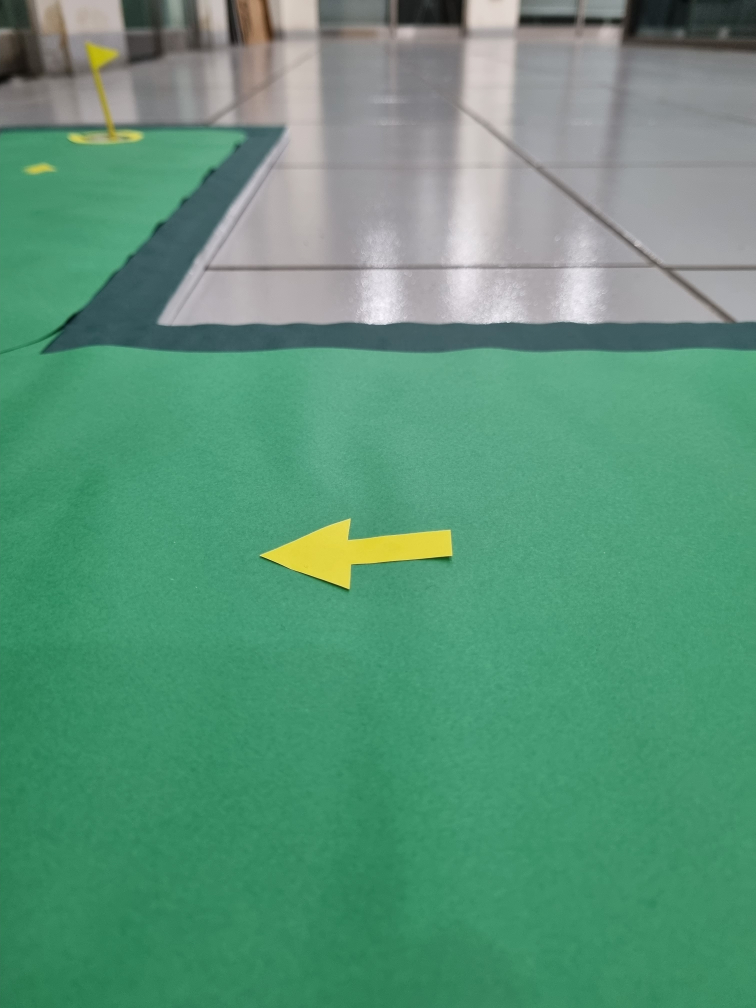
#> input picture arrow3.jpg, 3024 x 4032 px (shown at 1/4 size)
$ python arrow_vertex.py
#> lines starting #> are read from the running program, lines starting #| are printed output that depends on the picture; after the words box and inside, x2 and y2 are one past the last pixel; in counts of white or black regions, pixels touching at a corner belong together
import cv2
import numpy as np

image = cv2.imread("arrow3.jpg", cv2.COLOR_BGR2GRAY)
#> image is the input picture: shape (4032, 3024, 3); mean B, G, R 120.7, 148.3, 91.6
# 이미지의 크기를 절반으로 조절
height, width = image.shape[:2]
#> height = 4032; width = 3024
image = cv2.resize(image, (int(width * 0.2), int(height * 0.2)))
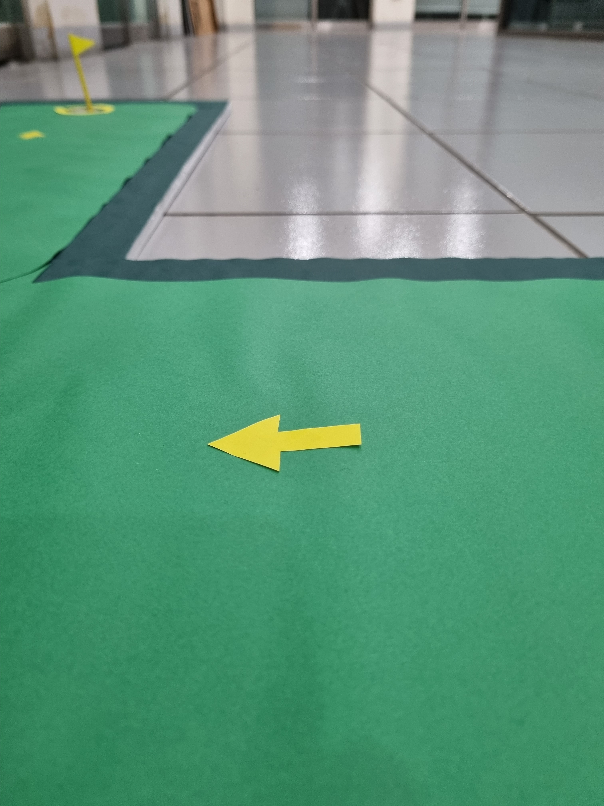
#> image: shape (806, 604, 3); mean B, G, R 120.6, 148.1, 91.5

hsv = cv2.cvtColor(image, cv2.COLOR_BGR2HSV)
#> hsv: shape (806, 604, 3); mean H, S, V 78.9, 105, 149.6
yellow_mask = cv2.inRange(hsv, np.array([20, 50, 100]), np.array([35, 240, 255]))
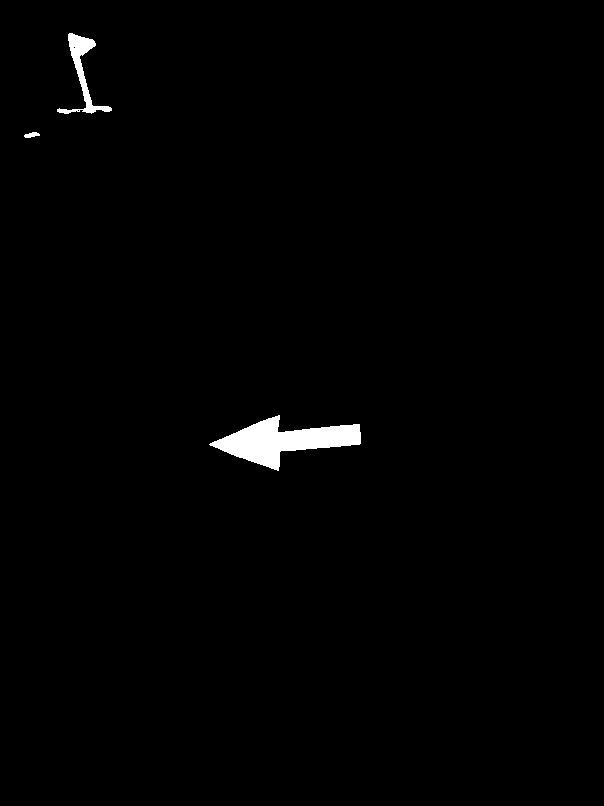
#> yellow_mask: shape (806, 604); 1% white; 3 white regions

# 윤곽선 검출
contours, _ = cv2.findContours(yellow_mask, cv2.RETR_EXTERNAL, cv2.CHAIN_APPROX_SIMPLE)
#> contours = 3 contours; box (x1, y1, x2, y2) and area: (209, 415, 361, 471) 3600, (57, 33, 112, 114) 875, (24, 132, 40, 138) 46
# 윤곽선 그리기
cv2.drawContours(image, contours, -1, (0, 255, 0), 3)
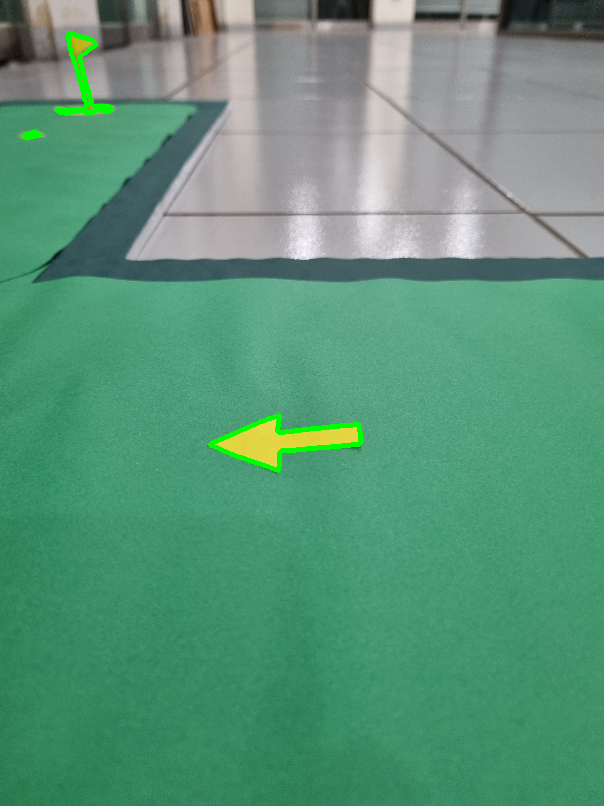
#> image: shape (806, 604, 3); 0.65% of pixels changed, all inside (x1, y1, x2, y2) = (22, 31, 363, 473)

for contour in contours:
    if cv2.contourArea(contour) > 1500:
        arrow_contour = contour
#> this loop made 3 passes

curvatures = []

# 곡률 값의 임계값 설정
# threshold_curvature = 0.13
threshold_curvature = 0.13

k = 7  # 이웃 점들의 수
for i in range(len(arrow_contour)):
    pt1 = arrow_contour[i - k]
    pt2 = arrow_contour[i]
    pt3 = arrow_contour[(i + k) % len(arrow_contour)]

    cv2.circle(image, tuple(pt1[0]), 3, (255, 0, 0), -1)
    cv2.circle(image, tuple(pt2[0]), 3, (255, 0, 0), -1)
    cv2.circle(image, tuple(pt3[0]), 3, (255, 0, 0), -1)

    triangle_area = abs(pt1[0][0] * (pt2[0][1] - pt3[0][1]) + pt2[0][0] * (pt3[0][1] - pt1[0][1]) + pt3[0][0] * (pt1[0][1] - pt2[0][1])) / 2.0
    a = np.linalg.norm(pt1 - pt2)
    b = np.linalg.norm(pt2 - pt3)
    c = np.linalg.norm(pt3 - pt1)
    curvature = (4 * triangle_area) / (a * b * c)
    if curvature > threshold_curvature:
      curvatures.append(curvature)
#> this loop made 154 passes
#> (pt1, pt2, pt3, triangle_area, a, b, c, curvature) on passes 1 to 3: ([[278, 432]], [[278, 415]], [[267, 419]], 93.5, 17, 11.7, 17.03, 0.11), ([[277, 431]], [[277, 416]], [[266, 419]], 82.5, 15, 11.4, 16.28, 0.119), ([[277, 427]], [[275, 416]], [[265, 420]], 59, 11.18, 10.77, 13.89, 0.141)
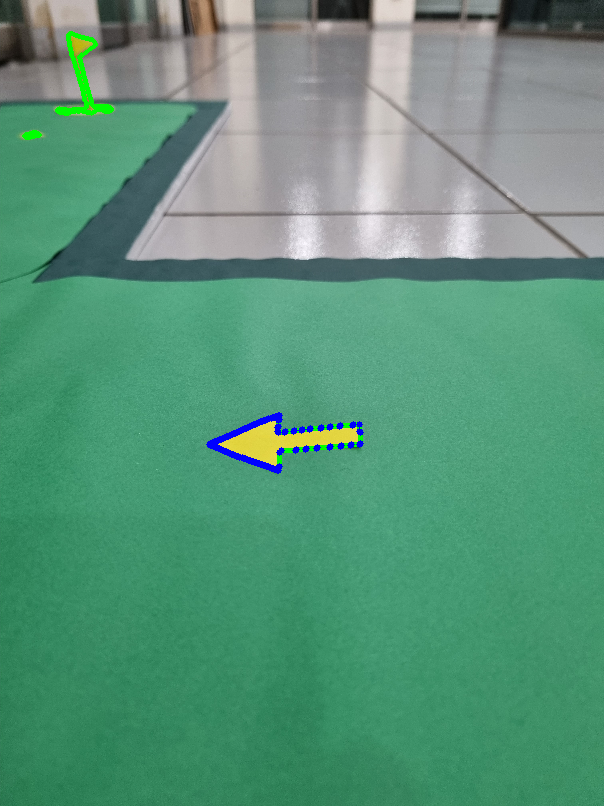
#> image: shape (806, 604, 3); 0.37% of pixels changed, all inside (x1, y1, x2, y2) = (206, 412, 364, 474)
#> after the loop, curvatures = [0.141, 0.152, 0.2, 0.212, 0.218, 0.191, 0.207, 0.2, 0.176]

for i, curvature in enumerate(curvatures):
    if curvature > threshold_curvature:
        cv2.circle(image, tuple(arrow_contour[i][0]), 5, (255, 0, 0), -1)  # 파란색으로 점 그리기
#> this loop made 9 passes
#> curvature on passes 1 to 9: 0.141, 0.152, 0.2, 0.212, 0.218, 0.191, 0.207, 0.2, 0.176
#> image: shape (806, 604, 3); 0.01% of pixels changed, all inside (x1, y1, x2, y2) = (262, 410, 284, 425)

# 최대 곡률을 가진 점 찾기
tip_point = tuple(arrow_contour[np.argmax(curvatures)][0])
#> tip_point = (272, 417)


cv2.circle(image, tip_point, 5, (0, 0, 255), -1)
#> image: shape (806, 604, 3); mean B, G, R 120.8, 147.8, 90.4
cv2.imshow("Arrow Tip Point", image)
cv2.waitKey(0)
cv2.destroyAllWindows()

$ run again, with arrow2.jpg copied over arrow3.jpg
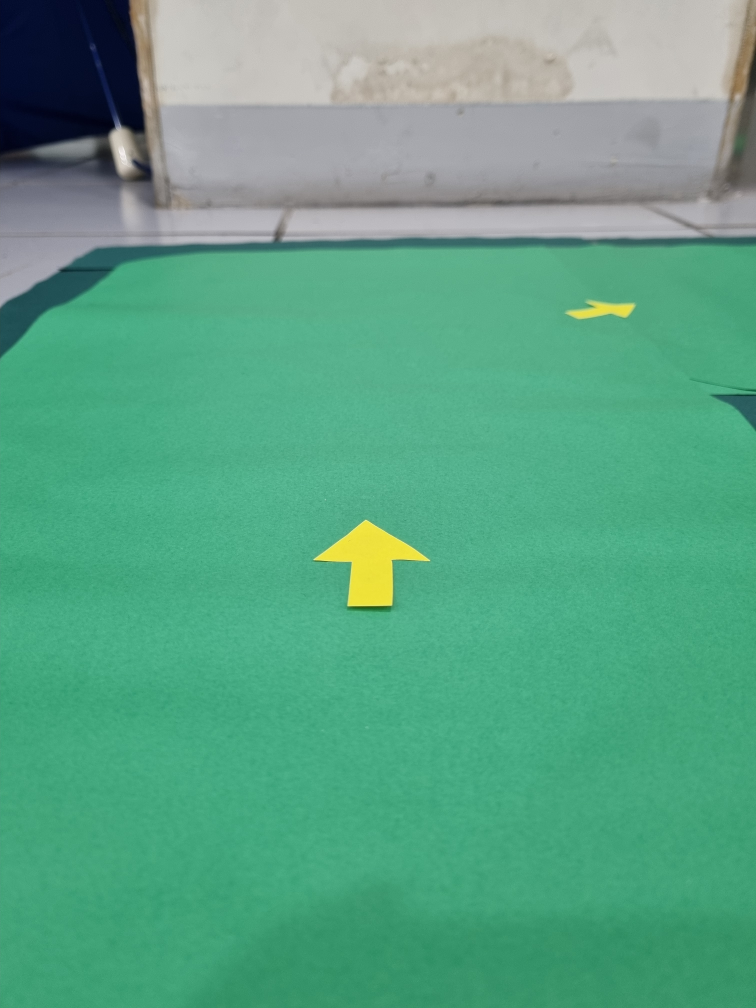
#> input picture arrow2.jpg, 3024 x 4032 px (shown at 1/4 size)
#> image is the input picture: shape (4032, 3024, 3); mean B, G, R 133, 163.1, 91.3
#> hsv: shape (806, 604, 3); mean H, S, V 77.3, 120.2, 164.9
#> `yellow_mask = cv2.inRange(hsv, np.array([20, 50, 100]), np.array([35, ..`:
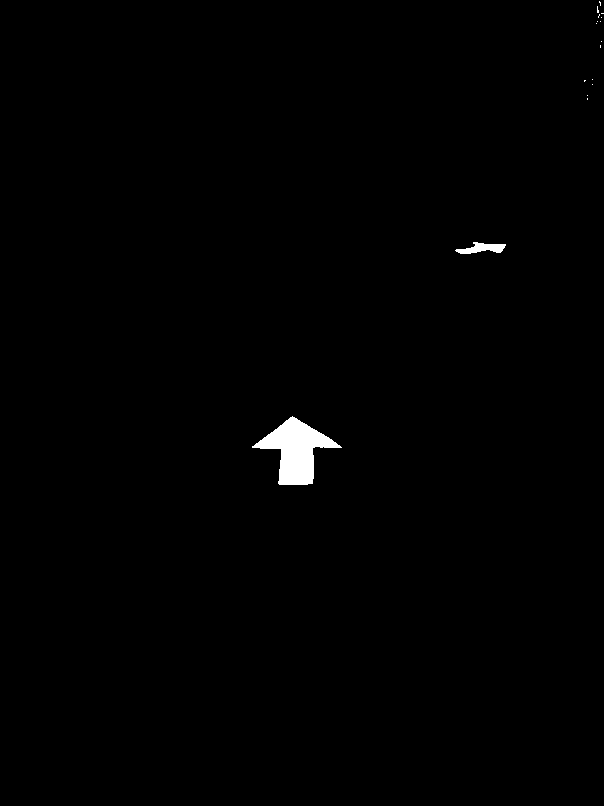
#> yellow_mask: shape (806, 604); 0.65% white; 17 white regions (15 under 20 px)
#> contours = 17 contours, 15 with area under 20; largest, box (x1, y1, x2, y2) and area: (252, 416, 342, 485) 2644, (455, 242, 506, 254) 286
#> the loop `for contour in contours:` made 17 passes
#> contour on passes 3 to 10: [[587, 98], [587, 99]], [[587, 95]], [[592, 84]], [[584, 80], [584, 81], [585, 80]], [[592, 79]], [[600, 45], [600, 47]], [[601, 41]], [[596, 23]]
#> the loop `for i in range(len(arrow_contour)):` made 87 passes
#> (pt1, pt2, pt3, triangle_area, a, b, c, curvature) on passes 1 to 5: ([[301, 422]], [[292, 416]], [[276, 429]], 106.5, 10.82, 20.62, 25.96, 0.0736), ([[299, 420]], [[291, 417]], [[275, 429]], 72, 8.54, 20, 25.63, 0.0658), ([[298, 420]], [[290, 417]], [[272, 432]], 87, 8.54, 23.43, 28.64, 0.0607), ([[296, 418]], [[287, 420]], [[271, 432]], 38, 9.22, 20, 28.65, 0.0288), ([[295, 418]], [[286, 420]], [[269, 434]], 46, 9.22, 22.02, 30.53, 0.0297)
#> after the loop `for i in range(len(arrow_contour)):`:
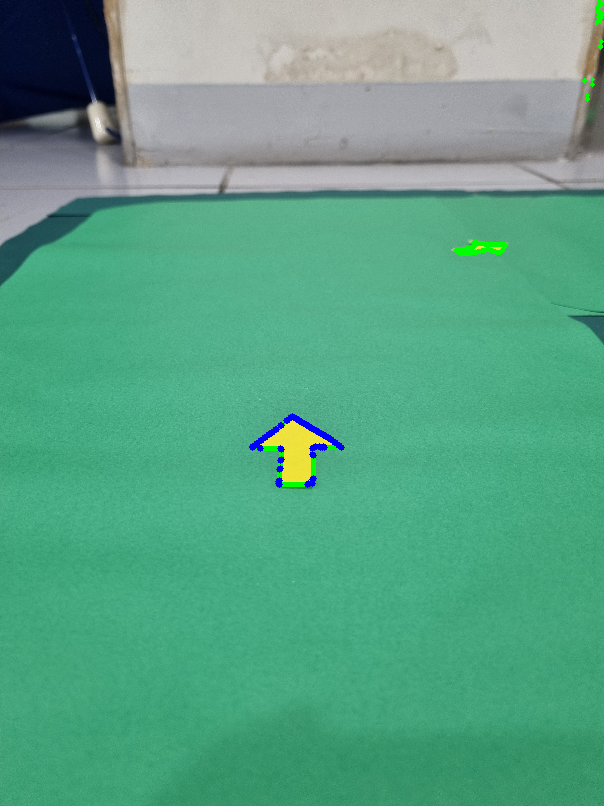
#> image: shape (806, 604, 3); mean B, G, R 133, 162.6, 90.4
#> after the loop `for i in range(len(arrow_contour)):`: curvatures = [0.131, 0.156, 0.139]
#> the loop `for i, curvature in enumerate(curvatures):` made 3 passes
#> curvature on passes 1 to 3: 0.131, 0.156, 0.139
#> tip_point = (291, 417)

$ run again, with arrow4.jpg copied over arrow3.jpg
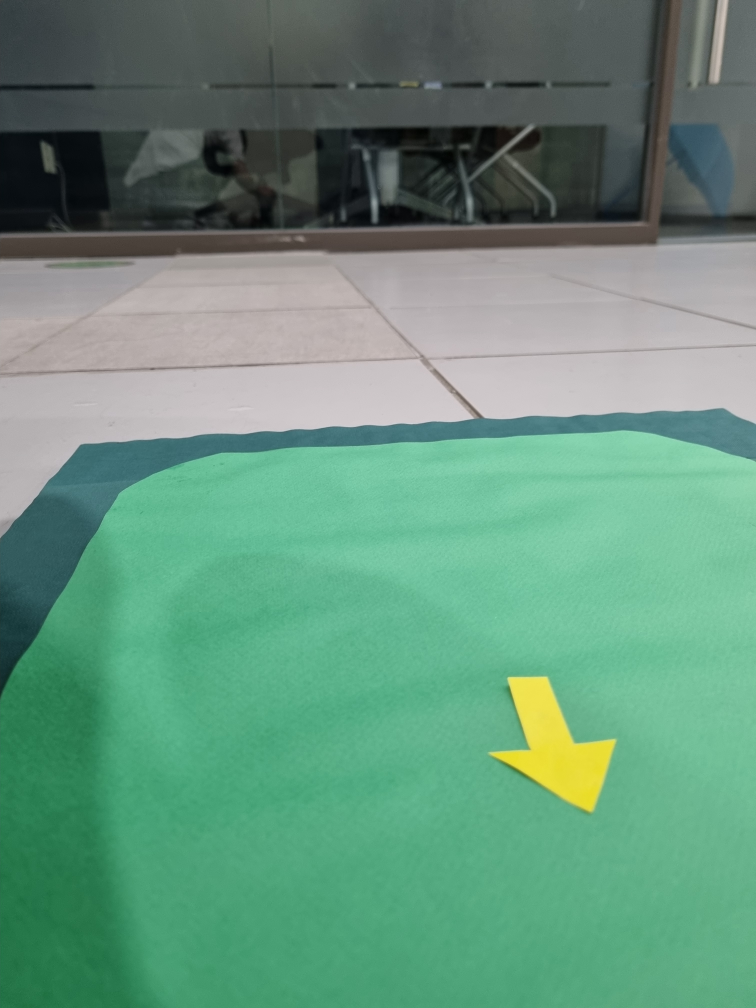
#> input picture arrow4.jpg, 3024 x 4032 px (shown at 1/4 size)
#> image is the input picture: shape (4032, 3024, 3); mean B, G, R 124.1, 147.1, 101.5
#> hsv: shape (806, 604, 3); mean H, S, V 81.1, 82.5, 148.7
#> `yellow_mask = cv2.inRange(hsv, np.array([20, 50, 100]), np.array([35, ..`:
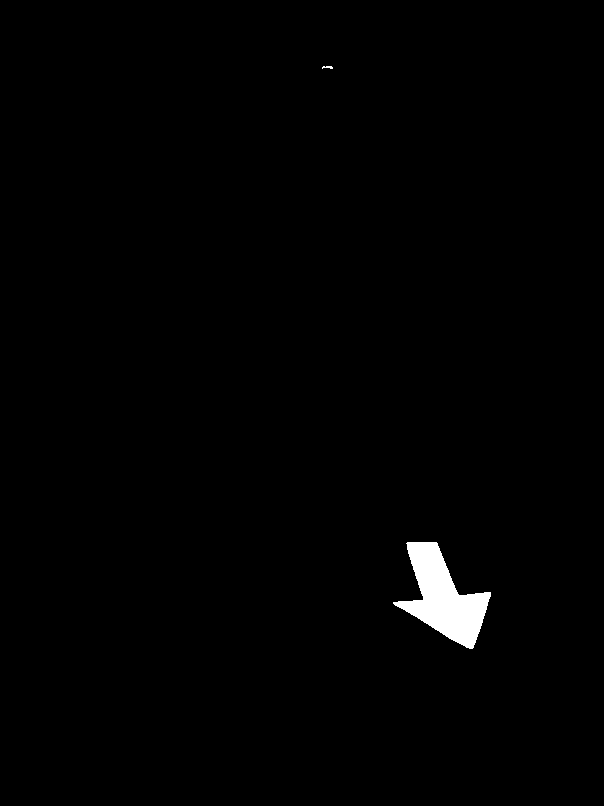
#> yellow_mask: shape (806, 604); 1% white; 2 white regions
#> contours = 2 contours, 1 with area under 20; largest, box (x1, y1, x2, y2) and area: (393, 542, 491, 649) 4655
#> the loop `for contour in contours:` made 2 passes
#> the loop `for i in range(len(arrow_contour)):` made 191 passes
#> (pt1, pt2, pt3, triangle_area, a, b, c, curvature) on passes 1 to 3: ([[439, 550]], [[407, 542]], [[409, 556]], 216, 32.98, 14.14, 30.59, 0.0605), ([[439, 548]], [[406, 543]], [[410, 557]], 221, 33.38, 14.56, 30.36, 0.0599), ([[438, 547]], [[407, 544]], [[410, 559]], 228, 31.14, 15.3, 30.46, 0.0628)
#> after the loop `for i in range(len(arrow_contour)):`:
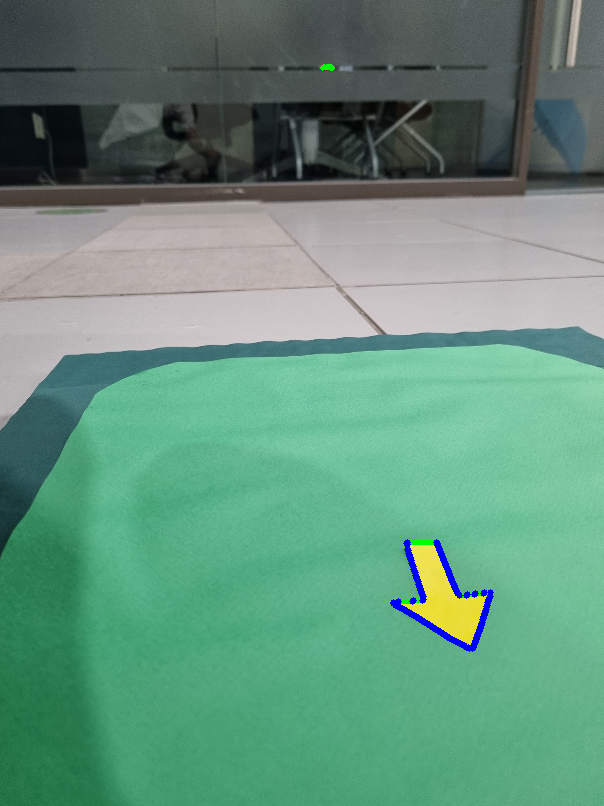
#> image: shape (806, 604, 3); mean B, G, R 124.6, 146.2, 100.5
#> after the loop `for i in range(len(arrow_contour)):`: curvatures = [0.132]
#> the loop `for i, curvature in enumerate(curvatures):` made 1 pass
#> tip_point = (407, 542)
